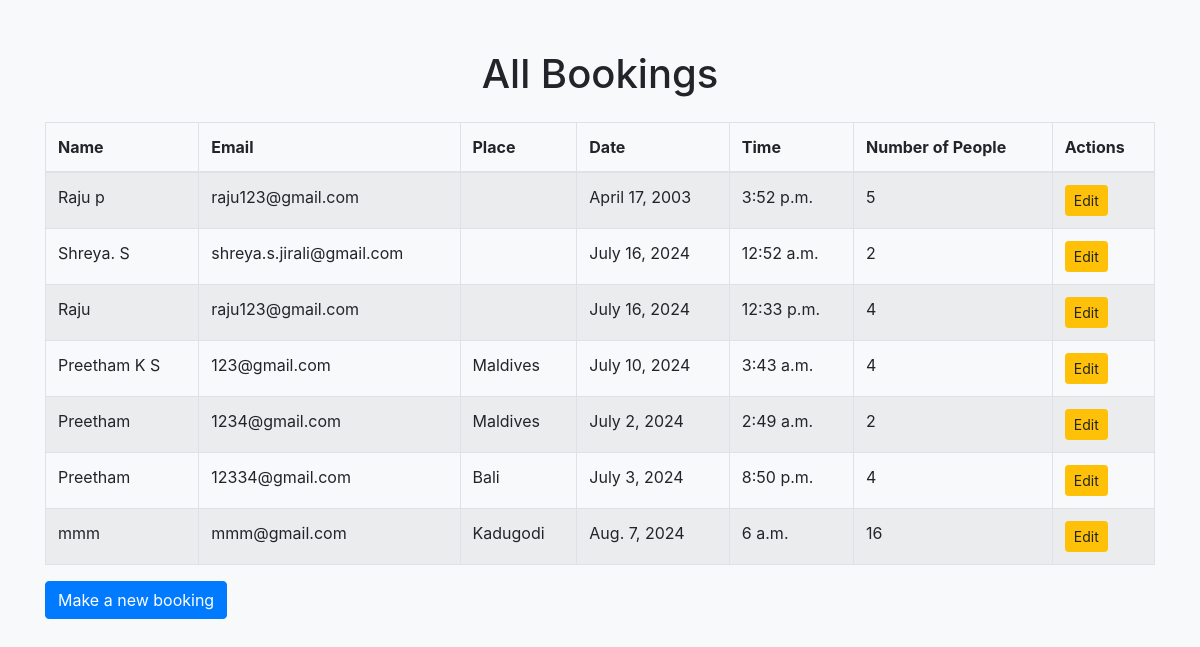
The page /bookings/ on the database its author committed.
### main/models.py (models this page shows, shortened)
class Booking(models.Model):
    name = models.CharField(max_length=100)
    email = models.EmailField()
    place = models.CharField(max_length=100, blank=True)
    date = models.DateField()
    time = models.TimeField()
    number_of_people = models.IntegerField()

### main/views.py (the view)
# urls.py: path('bookings/', views.bookings, name='bookings'),
def bookings(request):
    all_bookings = Booking.objects.all()
    return render(request, 'main/bookings.html', {'bookings': all_bookings})

### main/context_processor.py (called while the page is built)
def example_context(request):
    return {
        'example_variable': 'This is an example context variable',
        'user_is_authenticated': request.user.is_authenticated,
    }

### main/templates/main/bookings.html (shortened to what this page needs)
<!DOCTYPE html>
<html lang="en">
<head>
    <link rel="stylesheet" href="https://maxcdn.bootstrapcdn.com/bootstrap/4.5.2/css/bootstrap.min.css">
</head>
<body>
    <div class="container">
        <h1 class="text-center mb-4">All Bookings</h1>
        <table class="table table-striped table-bordered">
            <thead>
                <tr>
                    <th>Name</th>
                    <th>Email</th>
                    <th>Place</th>
                    <th>Date</th>
                    <th>Time</th>
                    <th>Number of People</th>
                    <th>Actions</th>
                </tr>
            </thead>
            <tbody>
                {% for booking in bookings %}
                <tr>
                    <td>{{ booking.name }}</td>
                    <td>{{ booking.email }}</td>
                    <td>{{ booking.place }}</td>
                    <td>{{ booking.date }}</td>
                    <td>{{ booking.time }}</td>
                    <td>{{ booking.number_of_people }}</td>
                    <td>
                        <a href="{% url 'edit_booking' booking.pk %}" class="btn btn-warning btn-sm btn-edit">Edit</a>
                    </td>
                </tr>
                {% endfor %}
            </tbody>
        </table>
        <a href="{% url 'book' %}" class="btn btn-primary">Make a new booking</a>
    </div>
</body>
</html>

### main/templates/main/bookings.html (style rules this page uses)
body { background-color: #f8f9fa; }
.container { margin-top: 50px; }
table { margin-bottom: 30px; }
.btn-edit { margin-right: 10px; }

### rows shown on the page
Booking: name "Raju p", email "raju123@gmail.com", date "April 17, 2003", time "3:52 p.m.", number_of_people "5"
Booking: name "Shreya. S", email "shreya.s.jirali@gmail.com", date "July 16, 2024", time "12:52 a.m.", number_of_people "2"
Booking: name "Raju", email "raju123@gmail.com", date "July 16, 2024", time "12:33 p.m.", number_of_people "4"
Booking: name "Preetham K S", email "123@gmail.com", place "Maldives", date "July 10, 2024", time "3:43 a.m.", number_of_people "4"
Booking: name "Preetham", email "1234@gmail.com", place "Maldives", date "July 2, 2024", time "2:49 a.m.", number_of_people "2"
Booking: name "Preetham", email "12334@gmail.com", place "Bali", date "July 3, 2024", time "8:50 p.m.", number_of_people "4"
Booking: name "mmm", email "mmm@gmail.com", place "Kadugodi", date "Aug. 7, 2024", time "6 a.m.", number_of_people "16"
